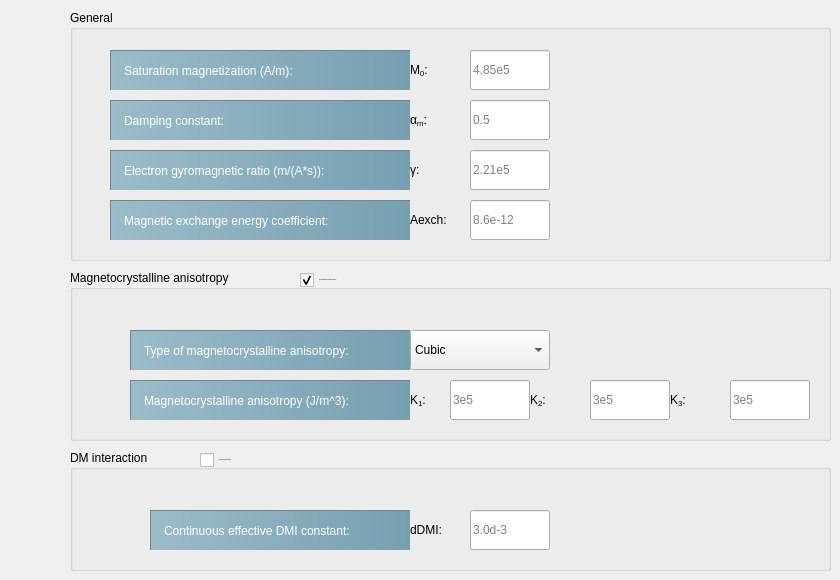
   <widget class="QWidget" name="physics">
    <attribute name="title">
     <string>Physical constants</string>
    </attribute>
    <widget class="QGroupBox" name="groupBox_7">
     <property name="geometry">
      <rect>
       <x>70</x>
       <y>450</y>
       <width>761</width>
       <height>121</height>
      </rect>
     </property>
     <property name="title">
      <string>DM interaction</string>
     </property>
     <widget class="QLineEdit" name="dDMI_LE">
      <property name="geometry">
       <rect>
        <x>400</x>
        <y>60</y>
        <width>80</width>
        <height>40</height>
       </rect>
      </property>
      <property name="minimumSize">
       <size>
        <width>80</width>
        <height>40</height>
       </size>
      </property>
      <property name="maximumSize">
       <size>
        <width>60</width>
        <height>16777215</height>
       </size>
      </property>
      <property name="placeholderText">
       <string>3.0d-3</string>
      </property>
     </widget>
     <widget class="QLabel" name="dDMI_LB1">
      <property name="geometry">
       <rect>
        <x>80</x>
        <y>60</y>
        <width>260</width>
        <height>40</height>
       </rect>
      </property>
      <property name="styleSheet">
       <string notr="true">QLabel{
	background-color: qlineargradient(spread:pad, x1:0, y1:0, x2:1, y2:0, stop:0 rgba(155, 188, 201, 255), stop:1 rgba(118, 159, 177, 255))	;
	padding:5px 10px;
	color:white;
border-left: 1px solid gray;
border-top:1px solid gray;
qproperty-alignment: AlignCenter;

width:180px;
height:40px;
}

</string>
      </property>
      <property name="text">
       <string>Continuous effective DMI constant:</string>
      </property>
     </widget>
     <widget class="QCheckBox" name="flagDMI_CB">
      <property name="geometry">
       <rect>
        <x>130</x>
        <y>0</y>
        <width>261</width>
        <height>20</height>
       </rect>
      </property>
      <property name="font">
       <font>
        <pointsize>-1</pointsize>
       </font>
      </property>
      <property name="text">
       <string>Consider the DM interaction.</string>
      </property>
     </widget>
     <widget class="QLabel" name="dDMI_LB">
      <property name="geometry">
       <rect>
        <x>340</x>
        <y>60</y>
        <width>60</width>
        <height>40</height>
       </rect>
      </property>
      <property name="text">
       <string>dDMI:</string>
      </property>
     </widget>
    </widget>
    <widget class="QGroupBox" name="groupBox_8">
     <property name="geometry">
      <rect>
       <x>70</x>
       <y>270</y>
       <width>761</width>
       <height>171</height>
      </rect>
     </property>
     <property name="title">
      <string>Magnetocrystalline anisotropy</string>
     </property>
     <widget class="QCheckBox" name="flagAnisotropy_CB">
      <property name="geometry">
       <rect>
        <x>230</x>
        <y>0</y>
        <width>301</width>
        <height>20</height>
       </rect>
      </property>
      <property name="font">
       <font>
        <pointsize>-1</pointsize>
       </font>
      </property>
      <property name="text">
       <string>Consider magnetocrystalline anisotropy</string>
      </property>
      <property name="checked">
       <bool>true</bool>
      </property>
     </widget>
     <widget class="QComboBox" name="choiceAnis_Combo">
      <property name="geometry">
       <rect>
        <x>340</x>
        <y>60</y>
        <width>140</width>
        <height>40</height>
       </rect>
      </property>
      <property name="toolTip">
       <string>&lt;html&gt;&lt;head/&gt;&lt;body&gt;&lt;p&gt;Type of magnetocrystalline anisotropy: &lt;/p&gt;&lt;p&gt;1  means cubic &lt;/p&gt;&lt;p&gt;2 means uniaxial (only for flagAnisotropy=true)&lt;/p&gt;&lt;/body&gt;&lt;/html&gt;</string>
      </property>
      <item>
       <property name="text">
        <string>Cubic</string>
       </property>
      </item>
      <item>
       <property name="text">
        <string>Uniaxial</string>
       </property>
      </item>
     </widget>
     <widget class="QLabel" name="label_8">
      <property name="geometry">
       <rect>
        <x>60</x>
        <y>60</y>
        <width>280</width>
        <height>40</height>
       </rect>
      </property>
      <property name="styleSheet">
       <string notr="true">QLabel{
	background-color: qlineargradient(spread:pad, x1:0, y1:0, x2:1, y2:0, stop:0 rgba(155, 188, 201, 255), stop:1 rgba(118, 159, 177, 255))	;
	padding:5px 10px;
	color:white;
border-left: 1px solid gray;
border-top:1px solid gray;
qproperty-alignment: AlignCenter;

width:180px;
height:40px;
}

</string>
      </property>
      <property name="text">
       <string>Type of magnetocrystalline anisotropy:</string>
      </property>
     </widget>
     <widget class="QLabel" name="label_15">
      <property name="geometry">
       <rect>
        <x>60</x>
        <y>110</y>
        <width>280</width>
        <height>40</height>
       </rect>
      </property>
      <property name="styleSheet">
       <string notr="true">QLabel{
	background-color: qlineargradient(spread:pad, x1:0, y1:0, x2:1, y2:0, stop:0 rgba(155, 188, 201, 255), stop:1 rgba(118, 159, 177, 255))	;
	padding:5px 10px;
	color:white;
border-left: 1px solid gray;
border-top:1px solid gray;
qproperty-alignment: AlignCenter;

width:180px;
height:40px;
}

</string>
      </property>
      <property name="text">
       <string>Magnetocrystalline anisotropy (J/m^3): </string>
      </property>
     </widget>
     <widget class="QLabel" name="k1_LB">
      <property name="geometry">
       <rect>
        <x>340</x>
        <y>110</y>
        <width>40</width>
        <height>40</height>
       </rect>
      </property>
      <property name="minimumSize">
       <size>
        <width>40</width>
        <height>0</height>
       </size>
      </property>
      <property name="maximumSize">
       <size>
        <width>40</width>
        <height>16777215</height>
       </size>
      </property>
      <property name="toolTip">
       <string>&lt;html&gt;&lt;head/&gt;&lt;body&gt;&lt;p&gt;Magnetocrystalline anisotropy coefficient (J/m^3) (only for flagAnisotropy=true)&lt;/p&gt;&lt;/body&gt;&lt;/html&gt;</string>
      </property>
      <property name="text">
       <string>&lt;html&gt;&lt;head/&gt;&lt;body&gt;&lt;p&gt;K&lt;span style=&quot; vertical-align:sub;&quot;&gt;1&lt;/span&gt;:&lt;/p&gt;&lt;/body&gt;&lt;/html&gt;</string>
      </property>
     </widget>
     <widget class="QLineEdit" name="k1_LE">
      <property name="geometry">
       <rect>
        <x>380</x>
        <y>110</y>
        <width>80</width>
        <height>40</height>
       </rect>
      </property>
      <property name="minimumSize">
       <size>
        <width>80</width>
        <height>40</height>
       </size>
      </property>
      <property name="maximumSize">
       <size>
        <width>60</width>
        <height>20</height>
       </size>
      </property>
      <property name="toolTip">
       <string>&lt;html&gt;&lt;head/&gt;&lt;body&gt;&lt;p&gt;Magnetocrystalline anisotropy coefficient (J/m^3) (only for flagAnisotropy=true)&lt;/p&gt;&lt;/body&gt;&lt;/html&gt;</string>
      </property>
      <property name="placeholderText">
       <string>3e5</string>
      </property>
     </widget>
     <widget class="QLabel" name="k2_LB">
      <property name="geometry">
       <rect>
        <x>460</x>
        <y>110</y>
        <width>60</width>
        <height>40</height>
       </rect>
      </property>
      <property name="toolTip">
       <string>&lt;html&gt;&lt;head/&gt;&lt;body&gt;&lt;p&gt;Magnetocrystalline anisotropy coefficient (J/m^3) (only for flagAnisotropy=true and choiceAnisotropy=1)&lt;/p&gt;&lt;/body&gt;&lt;/html&gt;</string>
      </property>
      <property name="text">
       <string>&lt;html&gt;&lt;head/&gt;&lt;body&gt;&lt;p&gt;K&lt;span style=&quot; vertical-align:sub;&quot;&gt;2&lt;/span&gt;:&lt;/p&gt;&lt;/body&gt;&lt;/html&gt;</string>
      </property>
     </widget>
     <widget class="QLineEdit" name="k2_LE">
      <property name="geometry">
       <rect>
        <x>520</x>
        <y>110</y>
        <width>80</width>
        <height>40</height>
       </rect>
      </property>
      <property name="minimumSize">
       <size>
        <width>80</width>
        <height>40</height>
       </size>
      </property>
      <property name="maximumSize">
       <size>
        <width>60</width>
        <height>20</height>
       </size>
      </property>
      <property name="toolTip">
       <string>&lt;html&gt;&lt;head/&gt;&lt;body&gt;&lt;p&gt;Magnetocrystalline anisotropy coefficient (J/m^3) (only for flagAnisotropy=true and choiceAnisotropy=1)&lt;/p&gt;&lt;/body&gt;&lt;/html&gt;</string>
      </property>
      <property name="placeholderText">
       <string>3e5</string>
      </property>
     </widget>
     <widget class="QLabel" name="k3_LB">
      <property name="geometry">
       <rect>
        <x>600</x>
        <y>110</y>
        <width>60</width>
        <height>40</height>
       </rect>
      </property>
      <property name="toolTip">
       <string>&lt;html&gt;&lt;head/&gt;&lt;body&gt;&lt;p&gt;Magnetocrystalline anisotropy coefficient (J/m^3) (only for flagAnisotropy=true and choiceAnisotropy=1)&lt;/p&gt;&lt;/body&gt;&lt;/html&gt;</string>
      </property>
      <property name="text">
       <string>&lt;html&gt;&lt;head/&gt;&lt;body&gt;&lt;p&gt;K&lt;span style=&quot; vertical-align:sub;&quot;&gt;3&lt;/span&gt;:&lt;/p&gt;&lt;/body&gt;&lt;/html&gt;</string>
      </property>
     </widget>
     <widget class="QLineEdit" name="k3_LE">
      <property name="geometry">
       <rect>
        <x>660</x>
        <y>110</y>
        <width>80</width>
        <height>40</height>
       </rect>
      </property>
      <property name="minimumSize">
       <size>
        <width>80</width>
        <height>40</height>
       </size>
      </property>
      <property name="maximumSize">
       <size>
        <width>60</width>
        <height>20</height>
       </size>
      </property>
      <property name="toolTip">
       <string>&lt;html&gt;&lt;head/&gt;&lt;body&gt;&lt;p&gt;Magnetocrystalline anisotropy coefficient (J/m^3) (only for flagAnisotropy=true and choiceAnisotropy=1)&lt;/p&gt;&lt;/body&gt;&lt;/html&gt;</string>
      </property>
      <property name="placeholderText">
       <string>3e5</string>
      </property>
     </widget>
    </widget>
    <widget class="QGroupBox" name="groupBox_10">
     <property name="geometry">
      <rect>
       <x>70</x>
       <y>10</y>
       <width>761</width>
       <height>251</height>
      </rect>
     </property>
     <property name="title">
      <string>General</string>
     </property>
     <widget class="QLabel" name="label_14">
      <property name="geometry">
       <rect>
        <x>40</x>
        <y>90</y>
        <width>300</width>
        <height>40</height>
       </rect>
      </property>
      <property name="styleSheet">
       <string notr="true">QLabel{
	background-color: qlineargradient(spread:pad, x1:0, y1:0, x2:1, y2:0, stop:0 rgba(155, 188, 201, 255), stop:1 rgba(118, 159, 177, 255))	;
	padding:5px 10px;
	color:white;
border-left: 1px solid gray;
border-top:1px solid gray;
qproperty-alignment: AlignCenter;

width:180px;
height:40px;
}

</string>
      </property>
      <property name="text">
       <string>Damping constant: </string>
      </property>
     </widget>
     <widget class="QLabel" name="label_12">
      <property name="geometry">
       <rect>
        <x>40</x>
        <y>140</y>
        <width>300</width>
        <height>40</height>
       </rect>
      </property>
      <property name="styleSheet">
       <string notr="true">QLabel{
	background-color: qlineargradient(spread:pad, x1:0, y1:0, x2:1, y2:0, stop:0 rgba(155, 188, 201, 255), stop:1 rgba(118, 159, 177, 255))	;
	padding:5px 10px;
	color:white;
border-left: 1px solid gray;
border-top:1px solid gray;
qproperty-alignment: AlignCenter;

width:180px;
height:40px;
}

</string>
      </property>
      <property name="text">
       <string>Electron gyromagnetic ratio (m/(A*s)): </string>
      </property>
     </widget>
     <widget class="QLineEdit" name="damp_const_LE">
      <property name="geometry">
       <rect>
        <x>400</x>
        <y>90</y>
        <width>80</width>
        <height>40</height>
       </rect>
      </property>
      <property name="minimumSize">
       <size>
        <width>80</width>
        <height>40</height>
       </size>
      </property>
      <property name="maximumSize">
       <size>
        <width>60</width>
        <height>16777215</height>
       </size>
      </property>
      <property name="placeholderText">
       <string>0.5</string>
      </property>
     </widget>
     <widget class="QLineEdit" name="gyro_ratio_LE">
      <property name="geometry">
       <rect>
        <x>400</x>
        <y>140</y>
        <width>80</width>
        <height>40</height>
       </rect>
      </property>
      <property name="minimumSize">
       <size>
        <width>80</width>
        <height>40</height>
       </size>
      </property>
      <property name="maximumSize">
       <size>
        <width>60</width>
        <height>16777215</height>
       </size>
      </property>
      <property name="placeholderText">
       <string>2.21e5</string>
      </property>
     </widget>
     <widget class="QLabel" name="label_10">
      <property name="geometry">
       <rect>
        <x>40</x>
        <y>40</y>
        <width>300</width>
        <height>40</height>
       </rect>
      </property>
      <property name="styleSheet">
       <string notr="true">QLabel{
	background-color: qlineargradient(spread:pad, x1:0, y1:0, x2:1, y2:0, stop:0 rgba(155, 188, 201, 255), stop:1 rgba(118, 159, 177, 255))	;
	padding:5px 10px;
	color:white;
border-left: 1px solid gray;
border-top:1px solid gray;
qproperty-alignment: AlignCenter;

width:180px;
height:40px;
}

</string>
      </property>
      <property name="text">
       <string>Saturation magnetization (A/m):</string>
      </property>
     </widget>
     <widget class="QLineEdit" name="mag_sat_LE">
      <property name="geometry">
       <rect>
        <x>400</x>
        <y>40</y>
        <width>80</width>
        <height>40</height>
       </rect>
      </property>
      <property name="minimumSize">
       <size>
        <width>80</width>
        <height>40</height>
       </size>
      </property>
      <property name="maximumSize">
       <size>
        <width>60</width>
        <height>16777215</height>
       </size>
      </property>
      <property name="placeholderText">
       <string>4.85e5</string>
      </property>
     </widget>
     <widget class="QLabel" name="label_18">
      <property name="geometry">
       <rect>
        <x>340</x>
        <y>190</y>
        <width>60</width>
        <height>40</height>
       </rect>
      </property>
      <property name="minimumSize">
       <size>
        <width>50</width>
        <height>0</height>
       </size>
      </property>
      <property name="maximumSize">
       <size>
        <width>10000</width>
        <height>16777215</height>
       </size>
      </property>
      <property name="text">
       <string>Aexch:</string>
      </property>
     </widget>
     <widget class="QLabel" name="label_17">
      <property name="geometry">
       <rect>
        <x>40</x>
        <y>190</y>
        <width>300</width>
        <height>40</height>
       </rect>
      </property>
      <property name="styleSheet">
       <string notr="true">QLabel{
	background-color: qlineargradient(spread:pad, x1:0, y1:0, x2:1, y2:0, stop:0 rgba(155, 188, 201, 255), stop:1 rgba(118, 159, 177, 255))	;
	padding:5px 10px;
	color:white;
border-left: 1px solid gray;
border-top:1px solid gray;
qproperty-alignment: AlignCenter;

width:180px;
height:40px;
}

</string>
      </property>
      <property name="text">
       <string>Magnetic exchange energy coefficient:</string>
      </property>
     </widget>
     <widget class="QLineEdit" name="aexch_LE">
      <property name="geometry">
       <rect>
        <x>400</x>
        <y>190</y>
        <width>80</width>
        <height>40</height>
       </rect>
      </property>
      <property name="minimumSize">
       <size>
        <width>80</width>
        <height>40</height>
       </size>
      </property>
      <property name="maximumSize">
       <size>
        <width>60</width>
        <height>16777215</height>
       </size>
      </property>
      <property name="placeholderText">
       <string>8.6e-12</string>
      </property>
     </widget>
     <widget class="QLabel" name="mag_sat_LB">
      <property name="geometry">
       <rect>
        <x>340</x>
        <y>40</y>
        <width>60</width>
        <height>40</height>
       </rect>
      </property>
      <property name="text">
       <string>&lt;html&gt;&lt;head/&gt;&lt;body&gt;&lt;p&gt;M&lt;span style=&quot; vertical-align:sub;&quot;&gt;0&lt;/span&gt;:&lt;/p&gt;&lt;/body&gt;&lt;/html&gt;</string>
      </property>
     </widget>
     <widget class="QLabel" name="damp_const_LB">
      <property name="geometry">
       <rect>
        <x>340</x>
        <y>90</y>
        <width>60</width>
        <height>40</height>
       </rect>
      </property>
      <property name="text">
       <string>&lt;html&gt;&lt;head/&gt;&lt;body&gt;&lt;p&gt;α&lt;span style=&quot; vertical-align:sub;&quot;&gt;m&lt;/span&gt;:&lt;/p&gt;&lt;/body&gt;&lt;/html&gt;</string>
      </property>
     </widget>
     <widget class="QLabel" name="gyro_ratio_LB">
      <property name="geometry">
       <rect>
        <x>340</x>
        <y>140</y>
        <width>60</width>
        <height>40</height>
       </rect>
      </property>
      <property name="text">
       <string>&lt;html&gt;&lt;head/&gt;&lt;body&gt;&lt;p&gt;γ:&lt;/p&gt;&lt;/body&gt;&lt;/html&gt;</string>
      </property>
     </widget>
    </widget>
   </widget>
